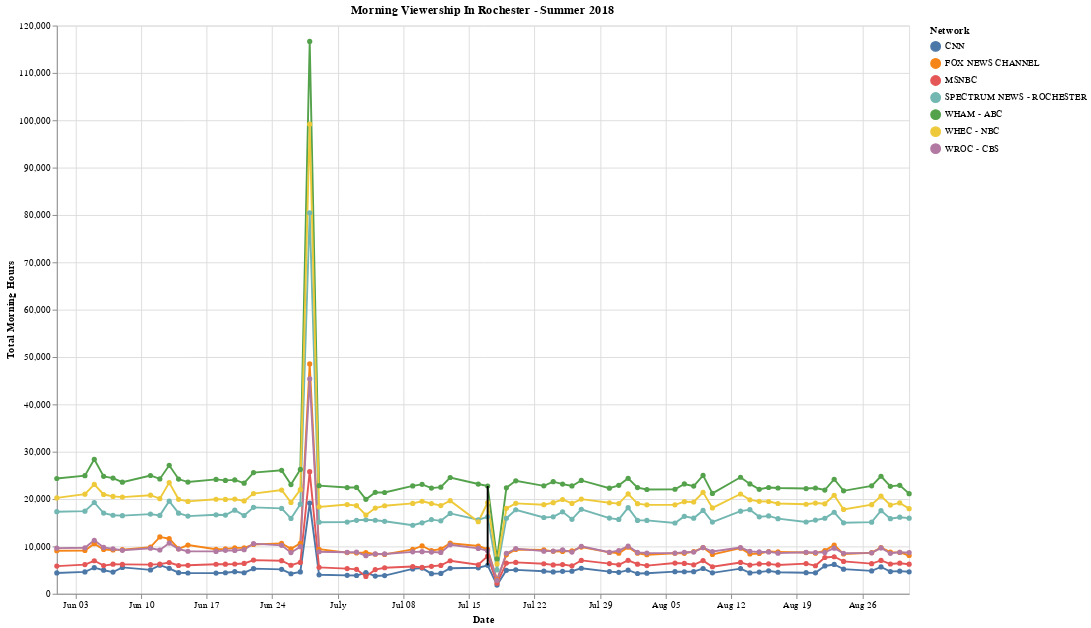

Source (notebook cell):
### Code cell
# Now I want to visualize it as a time series 
from ctypes import sizeof
from turtle import title, width
import altair as alt


# Visualize it
networks = alt.Chart(morningViewership).mark_line(
    point=alt.OverlayMarkDef()
).encode(
    x = 'Date',
    y= 'Total Morning Hours',
    color = 'Network',
).properties(
    width= 900,
    height= 600,
    title = 'Morning Viewership In Rochester - Summer 2018'
)


# Create a line for the launchdate to layer on top:
launchdate = alt.Chart(morningViewership[morningViewership['Date'] == '2018-07-17']).mark_line(
    color='black', tooltip='Launch Date', size = 2,
).encode(
    x = 'Date',
    y= 'Total Morning Hours'
).properties(
    width= 900,
    height= 600,
)
networks + launchdate

### Figure 1 — Vega-Lite specification as saved in the notebook (floating-point values rounded to 4 significant figures; data arrays with more than 128 entries replaced by an {"elided": "..."} marker saying what was removed)
{"config": {"view": {"continuousWidth": 400, "continuousHeight": 300}}, "layer": [{"data": {"name": "data-e7223592cf0d3f050907af205911538c"}, "mark": {"type": "line", "point": {}}, "encoding": {"color": {"field": "Network", "type": "nominal"}, "x": {"field": "Date", "type": "temporal"}, "y": {"field": "Total Morning Hours", "type": "quantitative"}}, "height": 600, "title": "Morning Viewership In Rochester - Summer 2018", "width": 900}, {"data": {"name": "data-f002958f2c2538de989ae46859164fb5"}, "mark": {"type": "line", "color": "black", "size": 2, "tooltip": "Launch Date"}, "encoding": {"x": {"field": "Date", "type": "temporal"}, "y": {"field": "Total Morning Hours", "type": "quantitative"}}, "height": 600, "width": 900}], "$schema": "https://vega.github.io/schema/vega-lite/v4.17.0.json", "datasets": {"data-e7223592cf0d3f050907af205911538c": {"elided": "462 records"}, "data-f002958f2c2538de989ae46859164fb5": [{"Total Morning Hours": 6005.0, "Network": "CNN", "Date": "2018-07-17T00:00:00"}, {"Total Morning Hours": 9406.0, "Network": "FOX NEWS CHANNEL", "Date": "2018-07-17T00:00:00"}, {"Total Morning Hours": 7948.0, "Network": "MSNBC", "Date": "2018-07-17T00:00:00"}, {"Total Morning Hours": 16240.0, "Network": "SPECTRUM NEWS - ROCHESTER", "Date": "2018-07-17T00:00:00"}, {"Total Morning Hours": 22760.0, "Network": "WHAM - ABC", "Date": "2018-07-17T00:00:00"}, {"Total Morning Hours": 19270.0, "Network": "WHEC - NBC", "Date": "2018-07-17T00:00:00"}, {"Total Morning Hours": 9064.0, "Network": "WROC - CBS", "Date": "2018-07-17T00:00:00"}]}}
